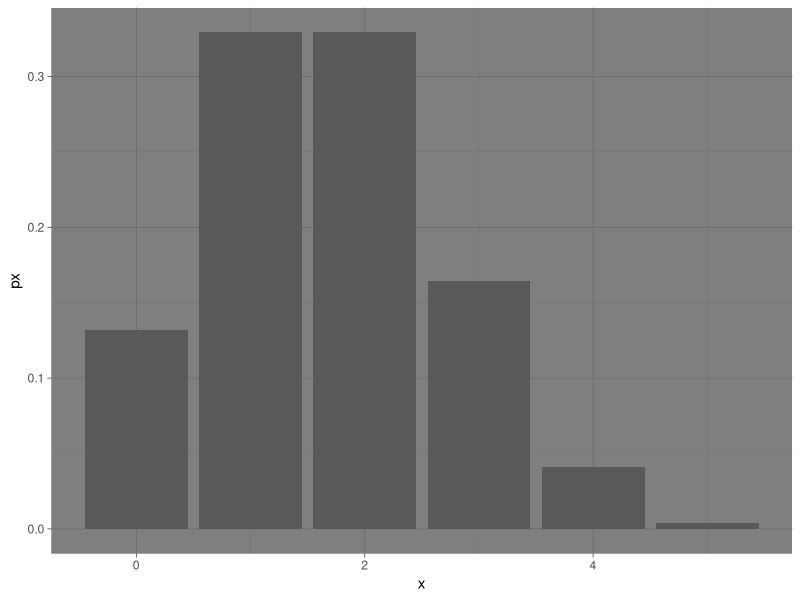
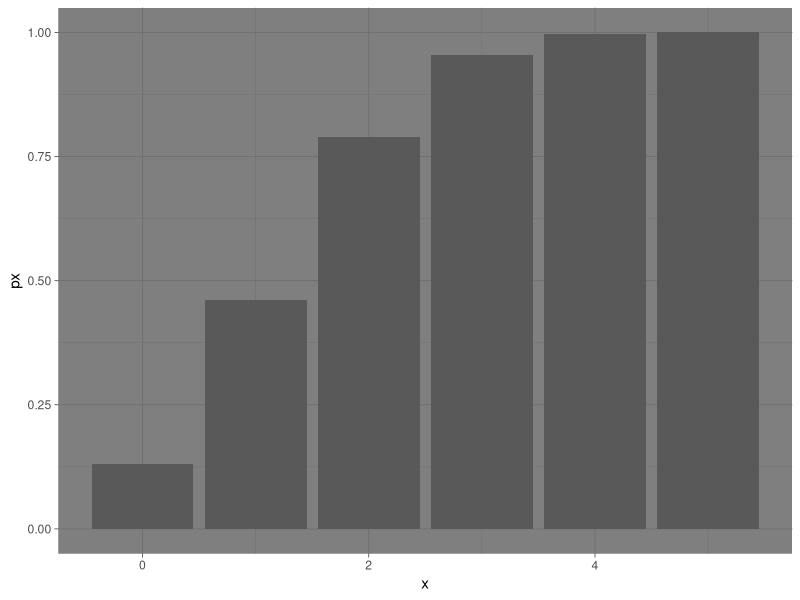
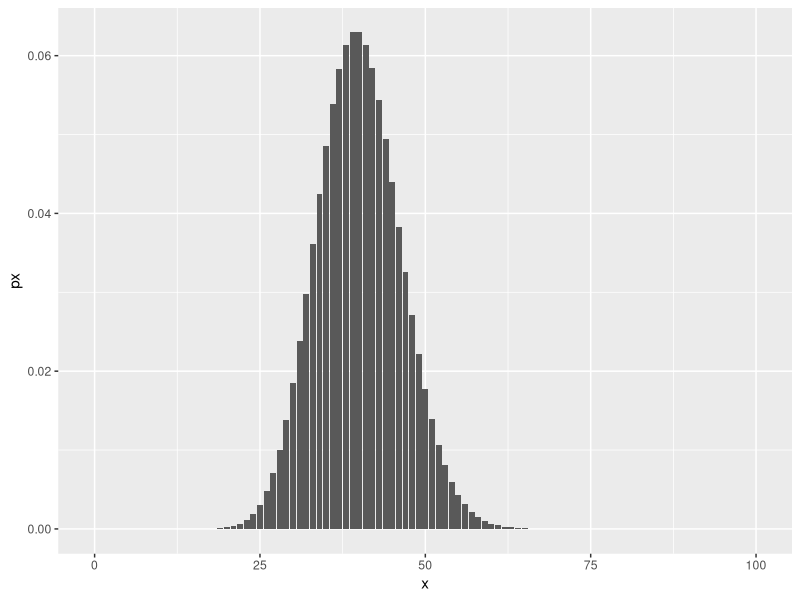

The R script that drew these images, in order:
##### Modelo Binomial #####

#A probabilidade de 2 sucessos
dbinom(2,5,2/6)

# vetor ordenado _> n:n
# Todas as probabilidades 
dbinom(0:5,5,2/6)

#A probabilidade de 2 ou menos sucessos
pbinom(2,5,2/6)

#O valor de A, Tal que P(x<=A) = 0.7901
qbinom(0.7901,5,2/6)

#Uma amostra aleatoria de tamanho 10
rbinom(10,5,2/6)


#base de dados
install.packages('ggplot2')
library(ggplot2)
x=0:5
px=dbinom(0:5,5,2/6)
dados = data.frame(x,px)
#plotando todas as probabilidades
ggplot(dados,aes(x,px))+ geom_col()+
  scale_fill_brewer(palette = "Set1") + theme_dark()


px=pbinom(0:5,5,2/6)
dados = data.frame(x, fill=x,px)
#plotando a função acumulada
ggplot(dados,aes(x,px))+ geom_col()+
  scale_fill_brewer(palette = "Set5") + theme_dark()

#A probabilidade de processar 35 itens 
dpois(35,40)

#Todas as probabilidades 
dpois(0:478,40)

#A probabilidade de 45 ou mais sucessos
ppois(45,40)

#O valor de A, tal que P(x<=A)= 0.8096
qpois(0.8096, 40)

#Uma amostra aleatoria de tamanho 10
rpois(10,40)

x=0:100
px= dpois(x,40)
dados= data.frame(x, px)
ggplot(dados,aes(x,px))+ geom_col()
